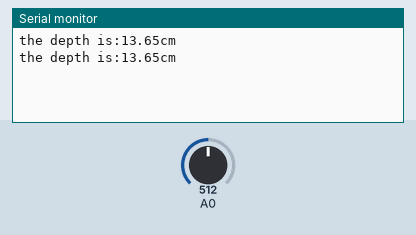
This sketch was run on a simulated Arduino Uno, built with avr-gcc and run on an emulated ATmega328P. Shown: the last lines printed to the serial monitor. Inputs (shaded band) come from the test bench; at power-on: A0 = 512.

Above: at 1.8 s.
1.9 s: A0 set to 716
At 2.8 s:
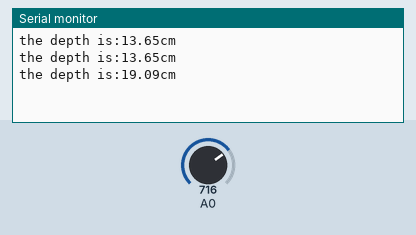
3.4 s: A0 set to 900
At 4.6 s:
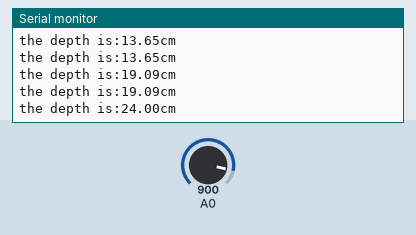
Timing chart, 0 to 6.4 s (numbered marks = the images above; inputs shaded):
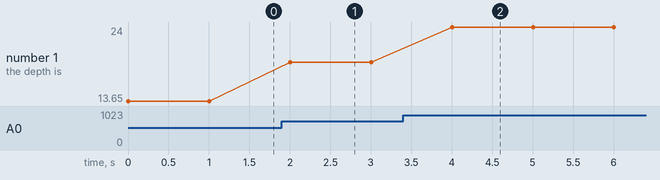

The sketch:

water.ino
```cpp
 double temp,data;
void setup() {
  // put your setup code here, to run once:
  Serial.begin(9600);
}

void loop() {
  // put your main code here, to run repeatedly:
  temp=(long)analogRead(0);
  data=(temp/150)*4;
  Serial.print("the depth is:");
  Serial.print(data);
  Serial.println("cm");
  delay(1000);
}
```

Measured:
- after the input at 1.9 s, the serial monitor: prints a new line after 0.10 s (image 1)
- after the input at 3.4 s, the serial monitor: prints a new line after 0.60 s (image 2)
- plotted number 1: 13.65 → 19.09 after the input at 1.9 s, 19.09 → 24 after the input at 3.4 s
